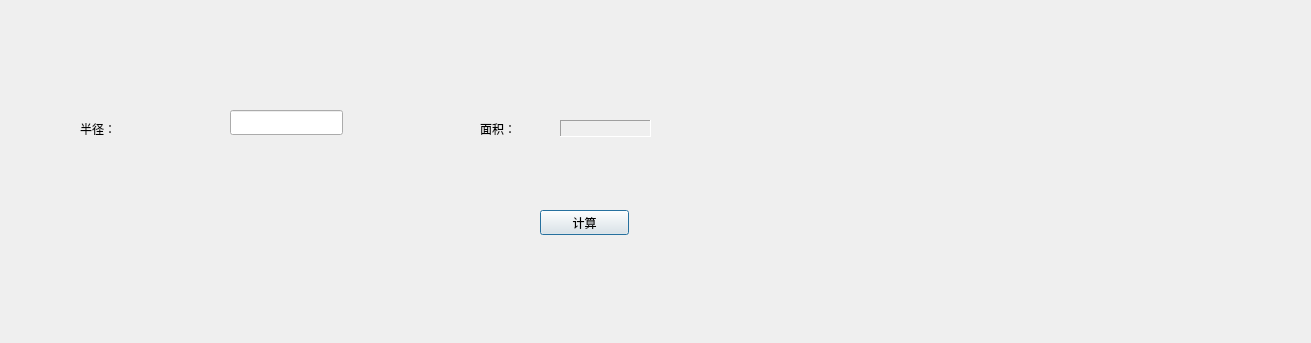
<?xml version="1.0" encoding="UTF-8"?>
<ui version="4.0">
 <class>Dialog</class>
 <widget class="QDialog" name="Dialog">
  <property name="geometry">
   <rect>
    <x>0</x>
    <y>0</y>
    <width>1311</width>
    <height>343</height>
   </rect>
  </property>
  <property name="windowTitle">
   <string>Dialog</string>
  </property>
  <widget class="QLabel" name="radiusLabel">
   <property name="geometry">
    <rect>
     <x>80</x>
     <y>120</y>
     <width>67</width>
     <height>17</height>
    </rect>
   </property>
   <property name="text">
    <string>半径：</string>
   </property>
  </widget>
  <widget class="QLabel" name="areaLabel_1">
   <property name="geometry">
    <rect>
     <x>480</x>
     <y>120</y>
     <width>67</width>
     <height>17</height>
    </rect>
   </property>
   <property name="text">
    <string>面积：</string>
   </property>
  </widget>
  <widget class="QLabel" name="areaLabel_2">
   <property name="geometry">
    <rect>
     <x>560</x>
     <y>120</y>
     <width>91</width>
     <height>17</height>
    </rect>
   </property>
   <property name="frameShape">
    <enum>QFrame::Panel</enum>
   </property>
   <property name="frameShadow">
    <enum>QFrame::Sunken</enum>
   </property>
   <property name="text">
    <string/>
   </property>
  </widget>
  <widget class="QLineEdit" name="radiusLineEdit">
   <property name="geometry">
    <rect>
     <x>230</x>
     <y>110</y>
     <width>113</width>
     <height>25</height>
    </rect>
   </property>
  </widget>
  <widget class="QPushButton" name="countBtn">
   <property name="geometry">
    <rect>
     <x>540</x>
     <y>210</y>
     <width>89</width>
     <height>25</height>
    </rect>
   </property>
   <property name="text">
    <string>计算</string>
   </property>
  </widget>
 </widget>
 <layoutdefault spacing="6" margin="11"/>
 <resources/>
 <connections/>
</ui>
